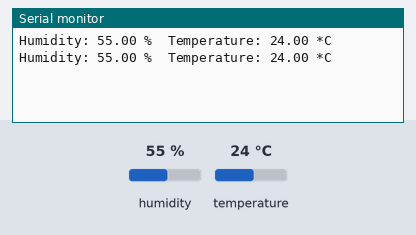
A sketch run on a simulated Arduino Uno, built with avr-gcc and run on an emulated ATmega328P. Parts: the last lines printed to the serial monitor. Inputs (shaded band) come from the test bench; at power-on: humidity 55 %, temperature 24 °C.

Above: at 8.8 s.
8.9 s: humidity set to 22 %
At 12.6 s:
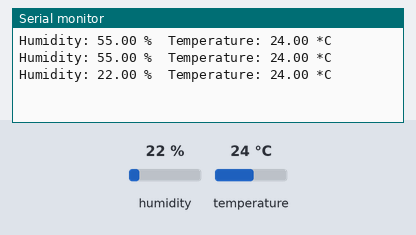
14.9 s: temperature set to 12 °C
At 16.5 s:
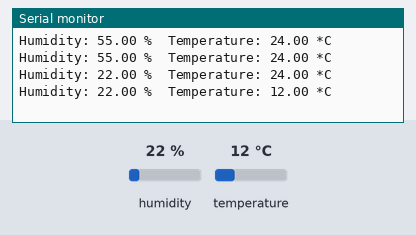
20.9 s: humidity set to 40 %
At 25.6 s:
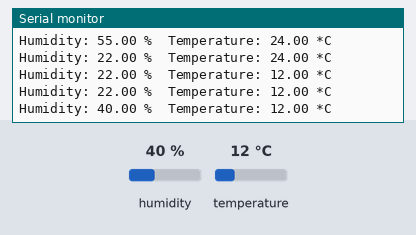
Timing chart, 0 to 27.1 s (numbered marks = the images above; inputs shaded):
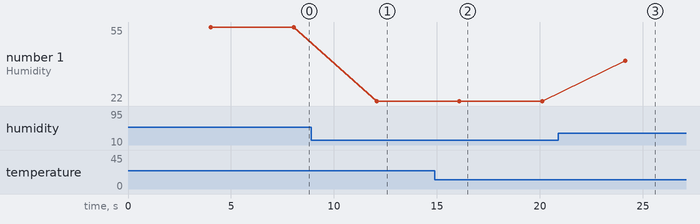

The sketch:

arduino-dht11.ino
```cpp
#include <DHT.h>

#define DHTPIN 6
#define DHTTYPE DHT11

DHT dht(DHTPIN, DHTTYPE);

void setup() {
  Serial.begin(9600);
  dht.begin();
}

void loop() {
  delay(4000);

  float humidity = dht.readHumidity();
  float temperature = dht.readTemperature();

  if (isnan(humidity) || isnan(temperature) ) {
    Serial.print("Cannot read from sensor\n");
    return;
  }

  Serial.print("Humidity: ");
  Serial.print(humidity);
  Serial.print(" %\t");
  Serial.print("Temperature: ");
  Serial.print(temperature);
  Serial.print(" *C \n");
}
```

Measured:
- after the input at 8.9 s, the serial monitor: prints a new line after 3.2 s (image 1)
- after the input at 14.9 s, the serial monitor: prints a new line after 1.2 s (image 2)
- after the input at 20.9 s, the serial monitor: prints a new line after 3.2 s (image 3)
- plotted number 1: 55 → 22 after the input at 8.9 s, 22 → 40 after the input at 20.9 s
